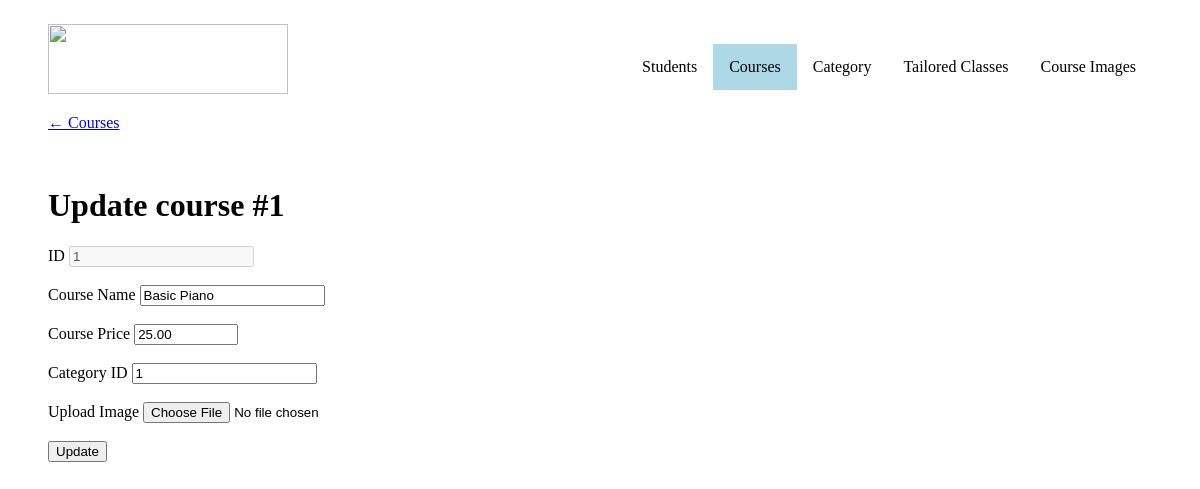
The app's page /course_update.php?id=1 with its own data.
### tables this page shows
CREATE TABLE `course` (
    `course_id`         INT(11) NOT NULL PRIMARY KEY AUTO_INCREMENT,
    `course_name`       VARCHAR(50) NOT NULL,
    `course_price`      DECIMAL(7,2) NOT NULL,
    `category_id`       INT(11) NOT NULL
);

### course_update.php (the view, shortened to what this page needs)
<?php
require_once('connection.php');
?>
<!doctype html>
<html lang="en">
<head>
    <link rel="stylesheet" href="styles.css">
</head>
<body>
<ul>
    <a href = "index.html"><img width="240" height="70" src = "images/a2_logo.png"></a>
    <li style="float:right"><a href="images.php">Course Images</a></li>
    <li style="float:right"><a href="tailored_classes.php">Tailored Classes</a></li>
    <li style="float:right"><a href="category.php">Category</a></li>
    <li style="float:right"><a class="active" href="courses.php">Courses</a></li>
    <li style="float:right"><a href="students.php">Students</a></li>
</ul>
<p><a href="courses.php">&#8592; Courses</a></p>
<br>
<h1>Update course #<?= $_GET['id'] ?></h1>
<div class="center">
    <?php
    if ($_SERVER['REQUEST_METHOD'] === 'POST' && !empty($_POST)) {
        $phpFileUploadErrors = array(
            0 => 'There is no error, the file uploaded with success',
            1 => 'The uploaded file exceeds the upload_max_filesize directive in php.ini',
            2 => 'The uploaded file exceeds the MAX_FILE_SIZE directive that was specified in the HTML form',
            3 => 'The uploaded file was only partially uploaded',
            4 => 'No file was uploaded',
            6 => 'Missing a temporary folder',
            7 => 'Failed to write file to disk.',
            8 => 'A PHP extension stopped the file upload.',
        );
        $allowedMIME = array(
            'image/jpeg',
            'image/png',
            'image/gif'
        );
        foreach ($_POST as $fieldName => $fieldValue) {
            if (empty($fieldValue)) {
                echo friendlyError("'$fieldName' field is empty. Please fix the issue try again. ");
                echo '<div class="center row"><button onclick="window.history.back()">Back to previous page</button></div>';
                die();
            }
        }
        $query = "UPDATE `course` SET `course_name` = :course_name,`course_price` = :course_price,`category_id` = :category_id WHERE `course_id` = :id";
        $stmt = $dbh->prepare($query);
        $parameters = [
            'course_name' => $_POST['course_name'],
            'course_price' => $_POST['course_price'],
            'category_id' => $_POST['category_id'],
            'id' => $_GET['id']
        ];
        if ($stmt->execute($parameters)) {
            header("Location: courses.php");
        } else {
            echo friendlyError($stmt->errorInfo()[2]);
            echo '<div class="center row"><button onclick="window.history.back()">Back to previous page</button></div>';
            die();
        }
        if ($_FILES['image']['error'] != 4) {
            if ($_FILES['image']['error'] != 0) {
                $dbh->rollback();
                header("Location: course_update.php?" . $_SERVER['QUERY_STRING'] . "&error=" . urlencode("File '" . $_FILES['image']['name'] . "' did not upload because: " . $phpFileUploadErrors[$_FILES['image']['error']]));
                exit();
            }
            if (!empty($_FILES['image']['type']) && !in_array($_FILES['image']['type'], $allowedMIME)) {
                $dbh->rollback();
                header("Location: course_update.php?" . $_SERVER['QUERY_STRING'] . "&error=" . urlencode("The type of file '" . $_FILES['image']['name'] . "' (" . $_FILES['image']['type'] . ") is not allowed"));
                exit();
            }
            $image_path_stmt = $dbh->prepare("SELECT * FROM `course_image` WHERE `course_image_id` = :id");
            if($image_path_stmt->execute([
                'id' => $_GET['id']
            ])){
                $image_path = $image_path_stmt->fetchObject()->file_path;
                unlink("course_images/".$image_path);
                $image_stmt = $dbh->prepare("DELETE FROM `course_image` WHERE `course_image_id` = :id");
                if($image_stmt->execute([
                    'id' => $_GET['id']
                ]));
            };
            $image_stmt = $dbh->prepare("INSERT INTO `course_image`(`course_image_id`, `course_id`, `file_path`) VALUES (:course_image_id, :course_id, :file_path)");
            $file_path = uniqid('course_' . $_GET['id'] . '_', true) . "." . pathinfo($_FILES['image']['name'], PATHINFO_EXTENSION);
            if ($image_stmt->execute([
                'course_image_id' => $_GET['id'],
                'course_id' => $_GET['id'],
                'file_path' => $file_path
            ])) {
                if (!move_uploaded_file($_FILES['image']['tmp_name'], "course_images" . DIRECTORY_SEPARATOR . $file_path)) {
                    $dbh->rollback();
                    header("Location: course_update.php?" . $_SERVER['QUERY_STRING'] . "&error=" . urlencode('Failed to save image files to the filesystem'));
                    exit();
                }
                header("Location: courses.php");
            } else {
                $dbh->rollback();
                header("Location: course_update.php?" . $_SERVER['QUERY_STRING'] . "&error=" . urlencode('The updated course cannot be added. Please try again!'));
                exit();
            }
            header("Location: courses.php");
        }
    } else {
        $query = "SELECT * FROM `course` WHERE `course_id` = ?";
        $stmt = $dbh->prepare($query);
        if ($stmt->execute([$_GET['id']])) {
            if ($stmt->rowCount() > 0) {
                $record = $stmt->fetchObject(); ?>
                <form method="post" enctype="multipart/form-data">
                    <div class="row">
                        <label for="course_id">ID</label>
                        <input type="number" id="course_id" value="<?= $record->course_id ?>" disabled/>
                    </div><br>
                    <div class="row">
                        <label for="course_name">Course Name</label>
                        <input type="text" id="course_name" name="course_name" value="<?= $record->course_name ?>"/>
                    </div><br>
                    <div class="row">
                        <label for="course_price">Course Price</label>
                        <input type="number" min="0.00" max="10000.00" step="0.01" id="course_price" name="course_price" value="<?= $record->course_price ?>"/>
                    </div><br>
                    <div class="row">
                        <label for="category_id">Category ID</label>
                        <input type="category_id" id="category_id" name="category_id" value="<?= $record->category_id ?>"/>
                    </div><br>
                    <div class="row">
                        <label for="image">Upload Image</label>
                        <input type="file" id="image" name="image" onchange="image_checker(event)"/>
                    </div><br>
                    <div class="row center">
                        <input type="submit" value="Update"/>
                    </div><br>
                </form>
            <?php } else {
                header("Location: courses.php");
            }
        } else {
            die(friendlyError($stmt->errorInfo()[2]));
        }
    }
    ?>
</div>
</body>
</html>

### styles.css (style rules this page uses)
body { margin-top: 2%; margin-left: 4%; margin-right: 4%; }
ul { list-style-type: none; margin: 0; padding: 0; overflow: hidden; }
li { margin-top: 20px; }
li:last-child { border-right: none; }
li a { display: block; color: black; text-align: center; padding: 14px 16px; text-decoration: none; }
.active { background-color: lightblue; }
.row:after { content: ""; display: table; clear: both; }

### records on screen
course: course_id "1", course_name "Basic Piano", course_price "25.00", category_id "1"

### other values on screen
$_GET['id'] "1"
